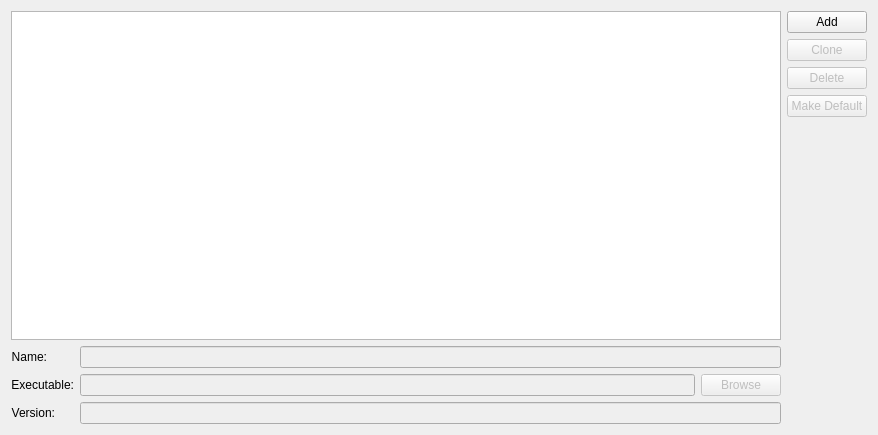
<?xml version="1.0" encoding="UTF-8"?>
<ui version="4.0">
 <class>qook::toolset::SettingsWidget</class>
 <widget class="QWidget" name="qook::toolset::SettingsWidget">
  <property name="geometry">
   <rect>
    <x>0</x>
    <y>0</y>
    <width>878</width>
    <height>435</height>
   </rect>
  </property>
  <property name="windowTitle">
   <string>Form</string>
  </property>
  <layout class="QHBoxLayout" name="horizontalLayout_2">
   <item>
    <layout class="QVBoxLayout" name="verticalLayout_2">
     <item>
      <widget class="QTreeView" name="overview">
       <property name="showDropIndicator" stdset="0">
        <bool>false</bool>
       </property>
      </widget>
     </item>
     <item>
      <layout class="QFormLayout" name="formLayout">
       <item row="0" column="0">
        <widget class="QLabel" name="label_2">
         <property name="text">
          <string>Name:</string>
         </property>
         <property name="alignment">
          <set>Qt::AlignRight|Qt::AlignTrailing|Qt::AlignVCenter</set>
         </property>
        </widget>
       </item>
       <item row="0" column="1">
        <widget class="QLineEdit" name="txtName">
         <property name="enabled">
          <bool>false</bool>
         </property>
        </widget>
       </item>
       <item row="1" column="0">
        <widget class="QLabel" name="label">
         <property name="text">
          <string>Executable:</string>
         </property>
         <property name="alignment">
          <set>Qt::AlignRight|Qt::AlignTrailing|Qt::AlignVCenter</set>
         </property>
        </widget>
       </item>
       <item row="1" column="1">
        <layout class="QHBoxLayout" name="horizontalLayout">
         <item>
          <widget class="QLineEdit" name="txtExec">
           <property name="enabled">
            <bool>false</bool>
           </property>
          </widget>
         </item>
         <item>
          <widget class="QPushButton" name="btnBrowse">
           <property name="enabled">
            <bool>false</bool>
           </property>
           <property name="text">
            <string>Browse</string>
           </property>
          </widget>
         </item>
        </layout>
       </item>
       <item row="2" column="0">
        <widget class="QLabel" name="label_3">
         <property name="text">
          <string>Version:</string>
         </property>
         <property name="alignment">
          <set>Qt::AlignRight|Qt::AlignTrailing|Qt::AlignVCenter</set>
         </property>
        </widget>
       </item>
       <item row="2" column="1">
        <widget class="QLineEdit" name="txtVersion">
         <property name="enabled">
          <bool>false</bool>
         </property>
         <property name="acceptDrops">
          <bool>false</bool>
         </property>
         <property name="frame">
          <bool>true</bool>
         </property>
        </widget>
       </item>
      </layout>
     </item>
    </layout>
   </item>
   <item>
    <layout class="QVBoxLayout" name="verticalLayout">
     <item>
      <widget class="QPushButton" name="btnAdd">
       <property name="text">
        <string>Add</string>
       </property>
      </widget>
     </item>
     <item>
      <widget class="QPushButton" name="btnClone">
       <property name="enabled">
        <bool>false</bool>
       </property>
       <property name="text">
        <string>Clone</string>
       </property>
      </widget>
     </item>
     <item>
      <widget class="QPushButton" name="btnDelete">
       <property name="enabled">
        <bool>false</bool>
       </property>
       <property name="text">
        <string>Delete</string>
       </property>
      </widget>
     </item>
     <item>
      <widget class="QPushButton" name="btnDefault">
       <property name="enabled">
        <bool>false</bool>
       </property>
       <property name="text">
        <string>Make Default</string>
       </property>
      </widget>
     </item>
     <item>
      <spacer name="verticalSpacer_2">
       <property name="orientation">
        <enum>Qt::Vertical</enum>
       </property>
       <property name="sizeHint" stdset="0">
        <size>
         <width>20</width>
         <height>40</height>
        </size>
       </property>
      </spacer>
     </item>
    </layout>
   </item>
  </layout>
 </widget>
 <resources/>
 <connections/>
</ui>
